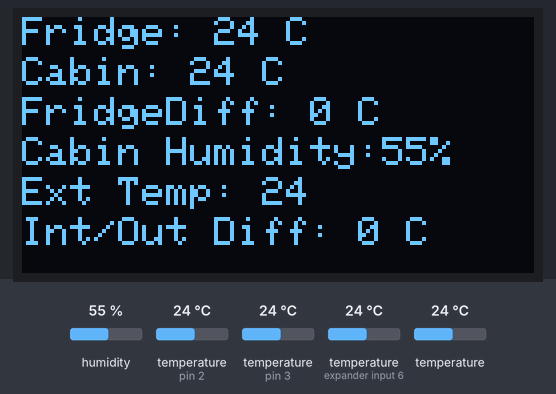
Bench run of a sketch on a simulated Arduino Uno, built with avr-gcc and run on an emulated ATmega328P. On the bench: 128×64 one-colour display. The inputs (shaded band) are chosen by the test bench; at power-on: humidity 55 %, temperature (sensors on pin 2, expander input 6, pin 3) 24 °C, temperature 24 °C. The display library's start-up logo is not drawn; what the sketch prints to the serial monitor is not drawn.

Above: at 3.5 s.
3.6 s: humidity set to 22 %
At 6.6 s:
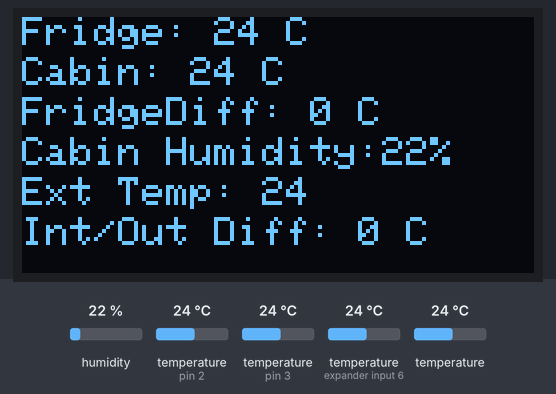
7.4 s: temperature (sensor on pin 2) set to 12 °C
At 9.4 s:
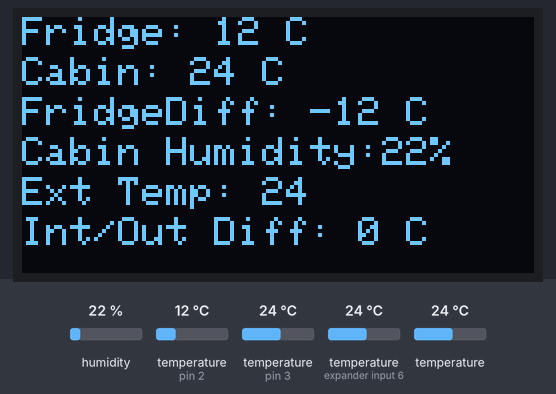
11.2 s: temperature (sensor on expander input 6) set to 12 °C
At 12.1 s:
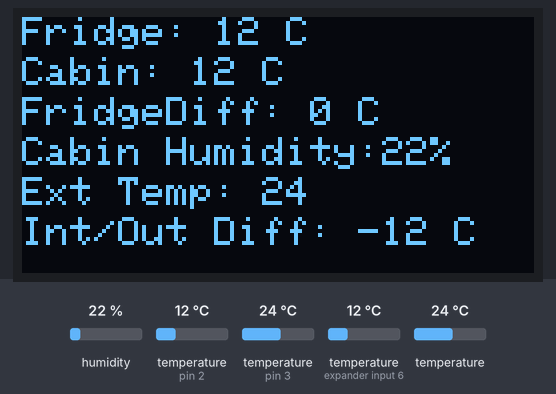
15.0 s: temperature (sensor 202) set to 12 °C
At 17.6 s:
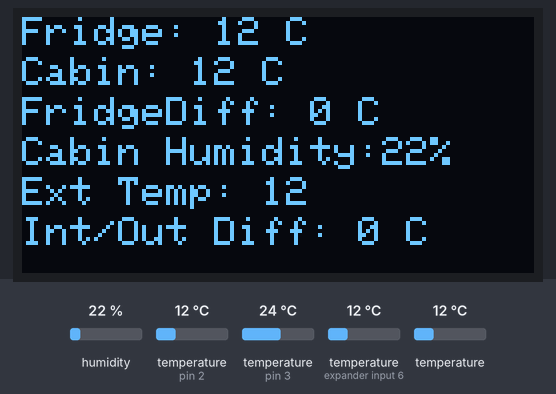
18.8 s: humidity set to 40 %
At 20.3 s:
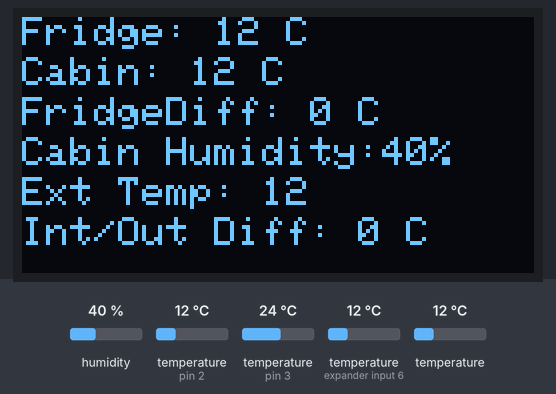
22.6 s: temperature (sensor on pin 2) set to 19 °C
At 24.2 s:
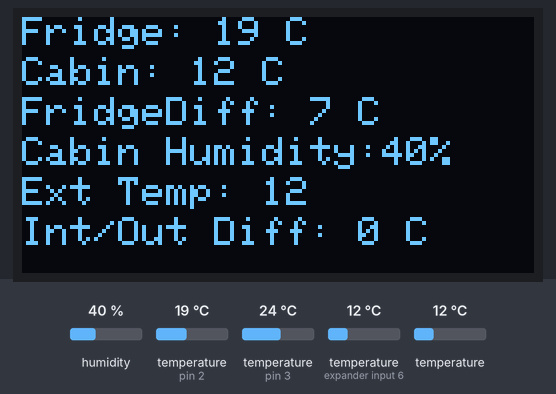
Timing chart, 0 to 25.7 s (numbered marks = the images above; inputs shaded):
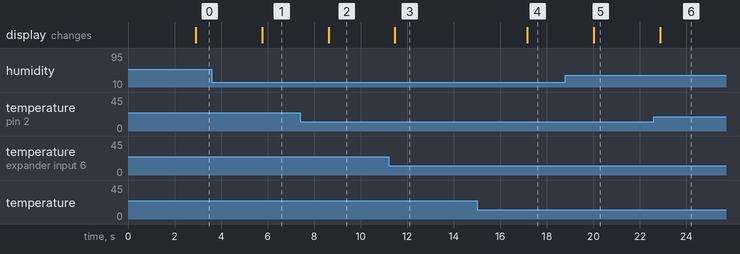

Measured:
- after the input at 3.6 s, the display: changes after 2.2 s (image 1)
- after the input at 7.4 s, the display: changes after 1.2 s (image 2)
- after the input at 11.2 s, the display: changes after 0.27 s (image 3)
- after the input at 15.0 s, the display: changes after 2.2 s (image 4)
- after the input at 18.8 s, the display: changes after 1.2 s (image 5)
- after the input at 22.6 s, the display: changes after 0.26 s (image 6)

The sketch:

wemos_RV_temp_monitor.ino
```cpp
#include <Wire.h>
#include <Adafruit_GFX.h>
#include <Adafruit_SSD1306.h>
#include <OneWire.h>
#include <DallasTemperature.h>
#include <DHT.h>

#define OLED_ADDRESS 0x3C // OLED display address
#define OLED_SDA 4        // OLED SDA pin
#define OLED_SCL 5        // OLED SCL pin

#define ONE_WIRE_BUS 2    // Dallas 1-Wire bus pin

#define DHT_PIN 3         // DHT11 data pin

#define TEMP_REFRESH_INTERVAL 2000 // Temperature refresh interval in milliseconds

Adafruit_SSD1306 display(128, 64, &Wire, OLED_ADDRESS);
OneWire oneWire(ONE_WIRE_BUS);
DallasTemperature sensors(&oneWire);
DHT dht(DHT_PIN, DHT11);

int temp1, temp2,temp3, humidity;


void setup() {
  Serial.begin(9600);
  Serial.println("Temperature and Humidity Sensor Test");

  // Initialize OLED display
  display.begin(SSD1306_SWITCHCAPVCC, OLED_ADDRESS);
  display.display();
  delay(2000);
  display.clearDisplay();

  // Initialize Dallas temperature sensors
  sensors.begin();

  // Initialize DHT11 sensor
  dht.begin();
}

void loop() {
  // Request temperatures
  sensors.requestTemperatures();

  // Read temperature values
  temp1 = sensors.getTempCByIndex(0);
  temp2 = sensors.getTempCByIndex(1);
  temp3 = sensors.getTempCByIndex(2);

  // Read humidity value
  humidity = dht.readHumidity();

  // Output temperature and humidity values to serial monitor
  Serial.print("Fridge: ");
  Serial.print(temp1);
  Serial.println(" °C");

  Serial.print("Cabin: ");
  Serial.print(temp2);
  Serial.println(" °C");

  Serial.print("Humidity: ");
  Serial.print(humidity);
  Serial.println(" %");


  // Update OLED display
  display.clearDisplay();

  display.setTextSize(1);
  display.setTextColor(SSD1306_WHITE);
  display.setCursor(0, 0);
  display.print("Fridge: ");
  display.print(temp1);
  display.println(" C");

  display.setCursor(0, 10);
  display.print("Cabin: ");
  display.print(temp2);
  display.println(" C");

  // Calculate the difference between temp1 and temp2
   int tempDiff = round(temp1) - round(temp2);
   int tempDiff2 = temp2 - temp3;

  display.setCursor(0, 20);
  display.print("FridgeDiff: ");
  display.print(tempDiff);
  display.println(" C");

  display.setCursor(0, 30);
  display.print("Cabin Humidity:");
  display.print(humidity);
  display.println("%");


  display.setCursor(0, 40);
  display.print("Ext Temp: ");
  display.print(temp3);
  //calculates interior and exterior temp differences
  display.setCursor(0, 50);
  display.print("Int/Out Diff: ");
  display.print(tempDiff2);
  display.println(" C");

  //Display will not refresh/print without this command
  display.display();

  delay(TEMP_REFRESH_INTERVAL);
}
```
